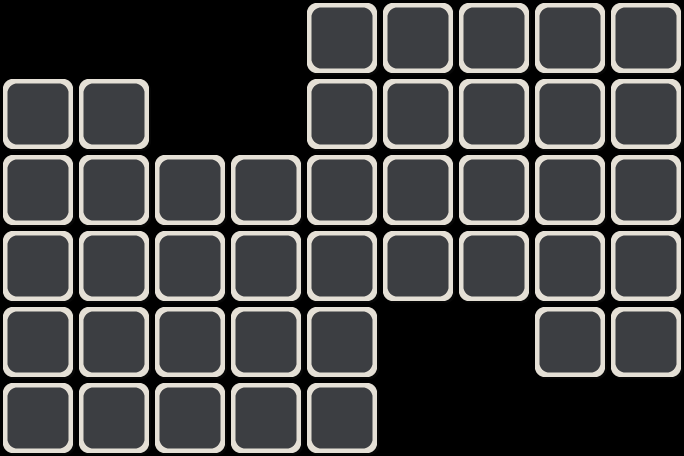

This is a level from a 2D game, rendered from its Tiled map with the project's own tilesets. A one-line summary and the complete map file follow:
An orthogonal 9x6 tile map with 76x76 px tiles, 1 tile layer (Tiles) and 11 objects.

<map version="1.2" tiledversion="1.2.2" orientation="orthogonal" renderorder="right-down" width="9" height="6" tilewidth="76" tileheight="76" infinite="0" nextlayerid="4" nextobjectid="17">
 <tileset firstgid="1" name="tile-back" tilewidth="76" tileheight="76" tilecount="1" columns="1">
  <image source="../atlases/assets/tiles/tile-back.png" width="76" height="76" />
 </tileset>
 <layer id="1" name="Tiles" width="9" height="6">
  <data encoding="csv">
0,0,0,0,1,1,1,1,1,
1,1,0,0,1,1,1,1,1,
1,1,1,1,1,1,1,1,1,
1,1,1,1,1,1,1,1,1,
1,1,1,1,1,0,0,1,1,
1,1,1,1,1,0,0,0,0
</data>
 </layer>
 <objectgroup id="2" name="Spawn Points">
  <object id="3" x="38.6667" y="124">
   <point />
  </object>
  <object id="4" x="36" y="198.667">
   <point />
  </object>
  <object id="5" x="33.3333" y="270.667">
   <point />
  </object>
  <object id="6" x="33.3333" y="358.667">
   <point />
  </object>
  <object id="7" x="36" y="436">
   <point />
  </object>
 </objectgroup>
 <objectgroup id="3" name="Exit Points">
  <object id="11" x="645.333" y="44">
   <point />
  </object>
  <object id="12" x="645.333" y="116">
   <point />
  </object>
  <object id="13" x="646.667" y="189.333">
   <point />
  </object>
  <object id="14" x="653.333" y="272">
   <point />
  </object>
  <object id="15" x="654.667" y="353.333">
   <point />
  </object>
  <object id="16" x="578.667" y="354.667">
   <point />
  </object>
 </objectgroup>
</map>